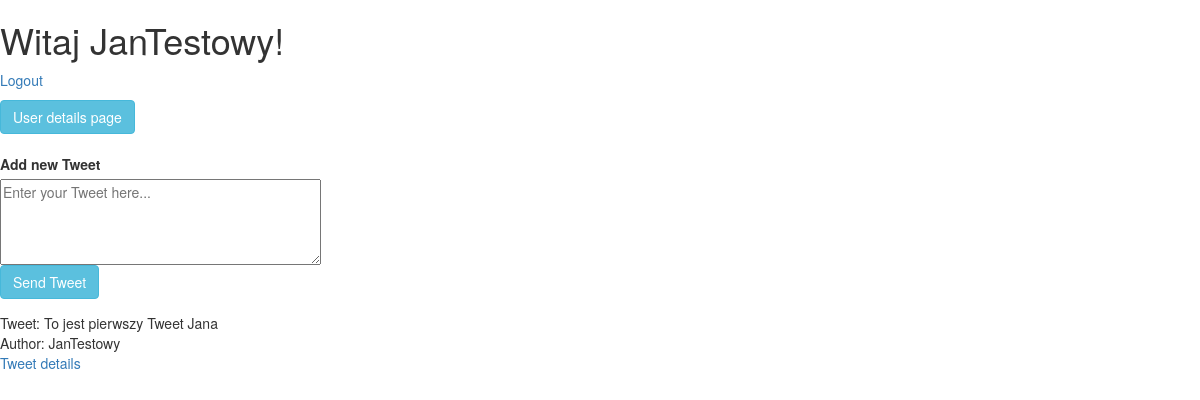
The app's page /index.php (signed in) with its own data.
### tables this page shows
CREATE TABLE IF NOT EXISTS `User` (
  `id` int(11) NOT NULL AUTO_INCREMENT,
  `email` varchar(100) NOT NULL,
  `password` varchar(255) NOT NULL,
  `fullName` varchar(100) DEFAULT NULL,
  `active` tinyint(4) DEFAULT '1',
  PRIMARY KEY (`id`),
  UNIQUE KEY `email` (`email`)
);

CREATE TABLE IF NOT EXISTS `Tweet` (
  `id` int(11) NOT NULL AUTO_INCREMENT,
  `userId` int(11) DEFAULT NULL,
  `tweetText` varchar(140) NOT NULL,
  PRIMARY KEY (`id`),
  KEY `userId` (`userId`)
);

### src/User.php (called while the page is built, shortened)
<?php
class User {
    private $id;
    private $fullName;
    public function __construct() {
        $this->id = -1;
        $this->fullName = '';
    }
    public function getId() {
        return $this->id;
    }
    public function getFullName() {
        return $this->fullName;
    }
    public function getAllTweets(mysqli $conn) {
        return Tweet::getAllTweetsByUserId($conn, $this->id);
    }
    public function loadFromDB(mysqli $conn, $id) {
        $sql = "SELECT * FROM User WHERE id = $id";
        $result = $conn->query($sql);
        if($result !== false && $result->num_rows > 0) {
            $row = $result->fetch_assoc();
            $this->id = $row['id'];
            $this->fullName = $row['fullName'];
            return true;
        }
        return false;
    }
}

### index.php (the view, shortened to what this page needs)
<?php
require_once 'src/connection.php';
require_once 'src/User.php';
require_once 'src/Tweet.php';
$loggedUser = new User();
$loggedUser->loadFromDB($conn,  $_SESSION['loggedUserId']);
echo "<h1>Witaj " . $loggedUser->getFullName() . "!</h1><p><a href='logout.php'>Logout</a></p>";
echo "<a href='user_details.php?id={$loggedUser->getId()}'><button type='button' class='btn btn-info'>User details page</button></a><br><br>";
?>
<form method="POST" action="#">
    <fieldset>
        <label>Add new Tweet</label><br>
        <textarea name="tweet_text" placeholder="Enter your Tweet here..." rows="4" cols="40" autofocus maxlength="140"></textarea><br>
        <input type="submit" class="btn btn-info" value="Send Tweet"/>
    </fieldset>
</form>
<?php
$tweets = $loggedUser->getAllTweets($conn);
foreach($tweets as $oneTweet){
    $oneTweet->show();
    $oneTweet->showLink();
}
?>

### src/Tweet.php (shortened to what this page needs)
<?php
class Tweet {
    static public function getAllTweetsByUserId(mysqli $conn, $userId) {
        $ret = [];
        $sql = "SELECT Tweet.id, Tweet.userId, Tweet.tweetText, User.fullName FROM Tweet LEFT JOIN User ON Tweet.userId = User.id WHERE Tweet.userId = $userId ORDER BY Tweet.id DESC";
        $result = $conn->query($sql);
        if($result !== false && $result->num_rows > 0) {
            while($row = $result->fetch_assoc()) {
                $newTweet = new Tweet();
                $newTweet->id = $row['id'];
                $newTweet->userId = $row['userId'];
                $newTweet->tweetText = $row['tweetText'];
                $newTweet->fullName = $row['fullName'];
                $ret[] = $newTweet;
            }
        }
        return $ret;
    }
    private $id;
    private $tweetText;
    private $fullName;
    public function __construct() {
        $this->id = -1;
        $this->tweetText = '';
    }
    public function show() {
        echo "Tweet: $this->tweetText<br>";
        echo "Author: $this->fullName<br>";
    }
    public function showLink(){
        echo "<a href='tweet_details.php?tweetId=$this->id'>Tweet details</a><br><br>";
    }
}

### records on screen
user: fullName "JanTestowy"
tweet: tweetText "To jest pierwszy Tweet Jana", userId.fullName "JanTestowy"
